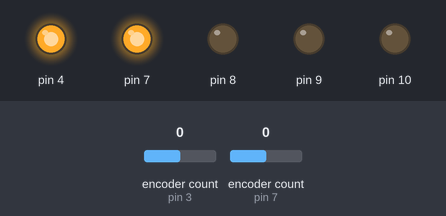
This sketch was run on a simulated Arduino Uno, built with avr-gcc and run on an emulated ATmega328P. Shown: output pins drawn as LEDs (lit = HIGH). Inputs (shaded band) come from the test bench; at power-on: encoder count (sensors on pin 3, pin 7) 0.

Above: at 1.2 s.
1.3 s: encoder count (sensor on pin 3) set to 1
At 2.2 s:
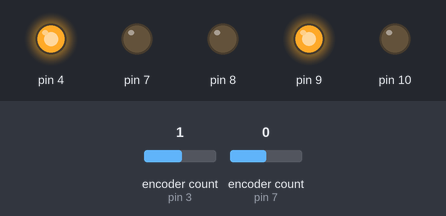
Timing chart, 0 to 4.3 s (numbered marks = the images above; inputs shaded):
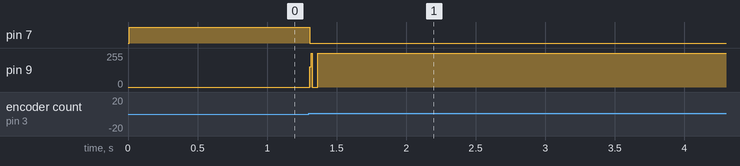

Measured:
- after the input at 1.3 s, pin 7: HIGH → LOW at once; pin 9: 0/255 → 254/255 at once

The sketch:

arduinoIntegrated.ino
```cpp
//this program integrates the controller design with the localization program

//library declarations
# include <Encoder.h>
#include "Wire.h"

// This is a fcuntion from the encoder library, it sets up an interrupt automatically
Encoder knobLeft(3, 5);
Encoder knobRight(7, 8);

//type and variable declerations
const int period = 10;
long positionLeft = -999;
long positionRight = -999;
float angular_position = 0.5;
float difference = 0;
float previous_state_velocity = 0;
float beginning = 0;
float angular_velocity = 0.0;
float time_previous = 0.0;
float milliseconds;
float previous_increment = 0.0;
float new_angular_velocity = 0;
float counter_per_rotation = 3200.0;
float ms_to_s = 1000.0;
int time_now = 0;
int time_now_now = 0;
int difference_2 = 0;
int counter = 0;
long newLeft, newRight;
byte data[32] = {0};
byte value = 0;


//type and variable declerations for feedback control
// PID Controller Constants
double Kp = 8.05114690297919;  // Proportional gain
double Ki = 0.716404922216221;  // Integral gain
double Kd = 0;  // Derivative gain

// Variables for PID controller
double setpoint = 0;  // Desired position/setpoint
double input; //actual position
double outputControl; //angular motor position
double error, last_error;
double integral, derivative;
double I = 0;
double e_past = 0;
double Tc = 0; //current time
double current_time = Tc;
double Ts = 0; //elapsed time

// Other variables
unsigned long last_time;
double sample_time = 100;  // Sample time in milliseconds
double out_min = 0;
double out_max = 255;

//sign function for controlling the sign of the controller output
int sgn(float num){
  int sign = 1;
  if(num >= 0){
    sign = 1;
  } else {
    sign = -1;
  }
  return sign;
}

//Determine setpoint
void rasberryData(int numberOfBytes) {
  if(numberOfBytes > 1) {
    int i = 0;
    while (Wire.available()) {
      data[1] = Wire.read();
      i++;
    }
    value = int(data[1]);
    switch(value){
      case 1:
        setpoint = 0;
        //Serial.println(setpoint);
        break;
      case 2:
        setpoint = 1.57;
        //Serial.println(setpoint);
        break;
      case 3:
        setpoint = 3.14;
        //Serial.println(setpoint);
        break;
      case 4:
        setpoint = 4.71;
        //Serial.println(setpoint);
        break;
    }
  }
}

void setup() {
  Serial.begin(9600); // Use a baud rate of 9600 or else the program breaks
  pinMode(4,OUTPUT);
  pinMode(7,OUTPUT);
  pinMode(8,OUTPUT);
  pinMode(9,OUTPUT);
  pinMode(10,OUTPUT);
  pinMode(12,INPUT);
  digitalWrite(4,HIGH);
}

void loop() {

  // Calculate time since last sample
  unsigned long now = millis();
  double elapsed_time = (double)(now - last_time);

  if(now >= current_time + period){
    input = knobLeft.read();
    // Calculate error: desired position minus actual position
    error = setpoint - input/3200*6.28;
     // Calculate integral terms
    integral += (error * elapsed_time);
     // Calculate controller output (actual position)
    outputControl = (Kp * error) + (Ki * integral) + (Kd * derivative);

    if(abs(outputControl) > out_max){
      outputControl = sgn(outputControl) * out_max;
      integral = (outputControl - Kp*error)/Ki;
    }
    if( outputControl < 0){
      analogWrite(9,0);
      digitalWrite(7,LOW);
    }
    if( outputControl >= 0){
      analogWrite(9,0);
      digitalWrite(7,HIGH);
    }
    analogWrite(9,abs(outputControl)*255/12.34);
    elapsed_time = millis()-Tc;
    current_time = millis();
    }
  }
```
